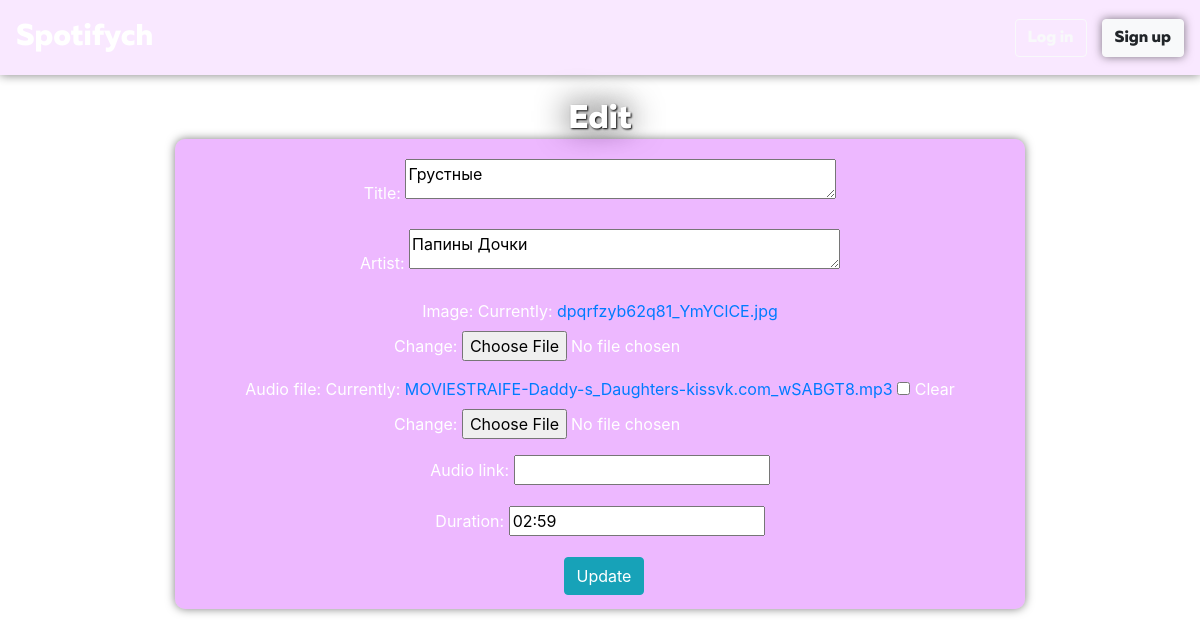
The app's page /1/edit with its own data.
### App/models.py (models this page shows, shortened)
class Song(models.Model):
    title = models.TextField()
    artist = models.TextField()
    image = models.ImageField()
    audio_file = models.FileField(blank=True, null=True)
    audio_link = models.CharField(max_length=200, blank=True, null=True)
    duration = models.CharField(max_length=20)
    paginate_by = 2

### App/views.py (the view)
# urls.py: path('<int:pk>/edit', views.EditMusic.as_view(), name='EditSong')
class EditMusic(UpdateView):
    model = Song
    form_class = NewSonger
    template_name = 'editMusic.html'
    success_url = reverse_lazy('AllSong')

### App/forms.py
class NewSonger(ModelForm):
    class Meta:
        model = Song
        fields = '__all__'

### App/templates/editMusic.html (shortened to what this page needs)
<!DOCTYPE html>
<html lang="en">
<head>
</head>
<body>
{% extends 'index.html' %}
    {% block content %}
    <nav class="navbar navbar-expand-md navbar-custom mb-4">
        <a class="navbar-brand-custom" href="{% url 'index' %}">Spotifych</a>
         <div class="collapse navbar-collapse" id="navbarCollapse">
              {% if user.is_authenticated %}
                    <ul class="navbar-nav ml-auto">
                        <li class="nav-item">
                            <a class="nav-link dropdown-toggle nav-custom" href="#" id="navbarDropdown" role="button" data-toggle="dropdown" aria-haspopup="true" aria-expanded="false">
                                {{ user.username }}
                            </a>
                           <div class="dropdown-menu dropdown-menu-right" aria-labelledby="userMenu">
                                   <a class="dropdown-item" href="{% url 'PersonalArea' %}">Личный кабинет</a>
                                <a class="dropdown-item" href="{% url 'logout' %}">Выйти</a>
                            </div>
                        </li>
                    </ul>
                {% else %}
                    <form class="form-inline ml-auto">
                        <a href="{% url 'login' %}" class="btn btn-outline-light btn-custom1">Log in</a>
                        <a href="{% url 'signup' %}" class="btn btn-light btn-custom">Sign up</a>
                    </form>
                {% endif %}
            </div>
    </nav>
    <center>
    <h1 class="BigText">Edit</h1>
    <form action="" method="post" class="Edit-music">
        {{form.as_p}}
        <button class="btn btn-info ml-2" type="submit">Update</button>
    </form>
    </center>
    {% endblock %}

### App/static/style.css (style rules this page uses)
body { background: url("https://i.yapx.ru/TwTFy.gif"); background-size: cover; background-attachment: fixed; scroll-behavior: smooth; }
h1 { margin: 0; font-size: 33px; color: #fff; padding: 0 10%; }
textarea { height: 40px; }
.Edit-music { color: white; background-color: rgba(199, 37, 255, 0.32);; height: 470px; padding: 20px; width: 850px; border-radius: 10px; box-shadow: 0 0 10px rgba(0,0,0,0.5); backdrop-filter: blur(1px); }
.BigText { color: white; font-family: Spotyfich; text-shadow: 1px 1px 2px black, 0 0 1em black; }
.btn-custom { box-shadow: 0 0 10px rgba(0,0,0,0.5); font-family: Spotyfich; margin-left: 15px; }
.btn-custom1 { font-family: Spotyfich; }

### App/templates/index.html (style rules this page uses)
.navbar-custom { background-size: 100%; background-color: rgba(199, 37, 255, 0.1); box-shadow: 0 0 10px rgba(0,0,0,0.5); backdrop-filter: blur(1px); height: 75px; background-size: cover; font-family: "NewFont"; }
.navbar-brand-custom { color: white; font-size: 30px; text-decoration: none; !important; font-family: 'Spotyfich'; }

### records on screen
Song: title "Грустные", artist "Папины Дочки", duration "02:59"
